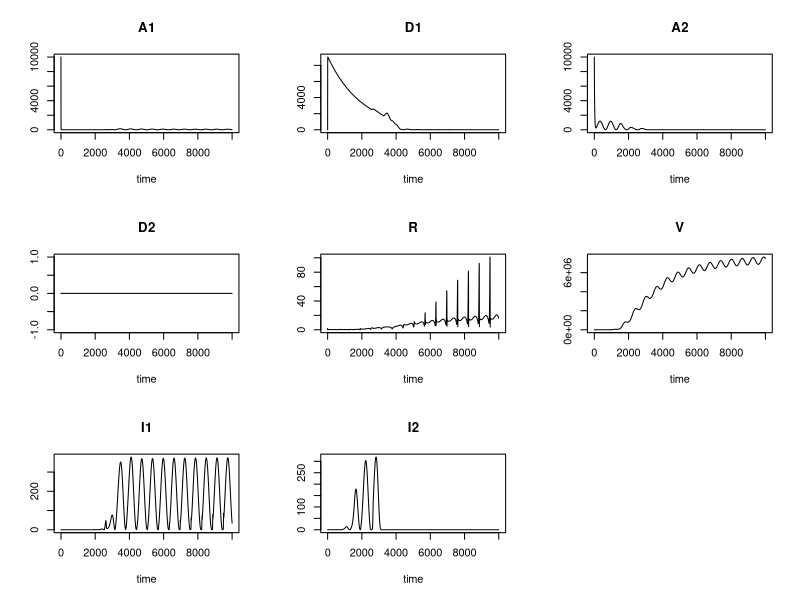
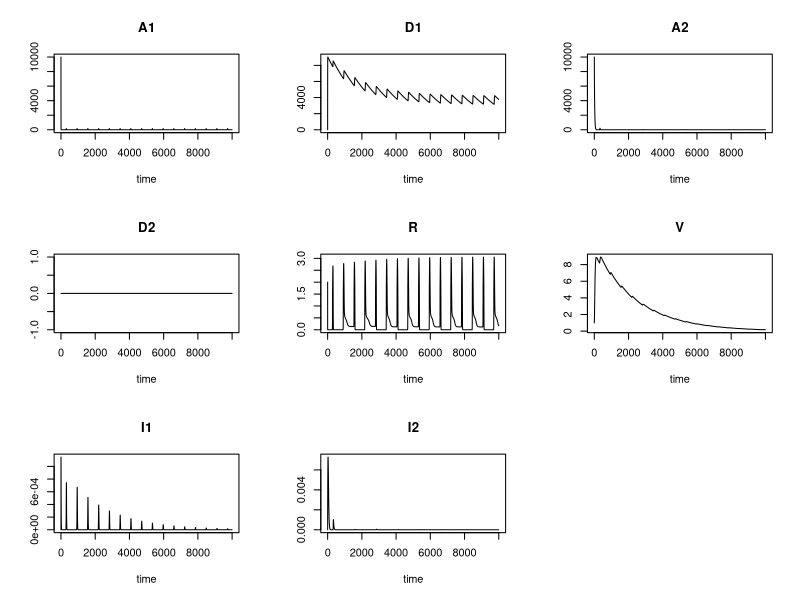
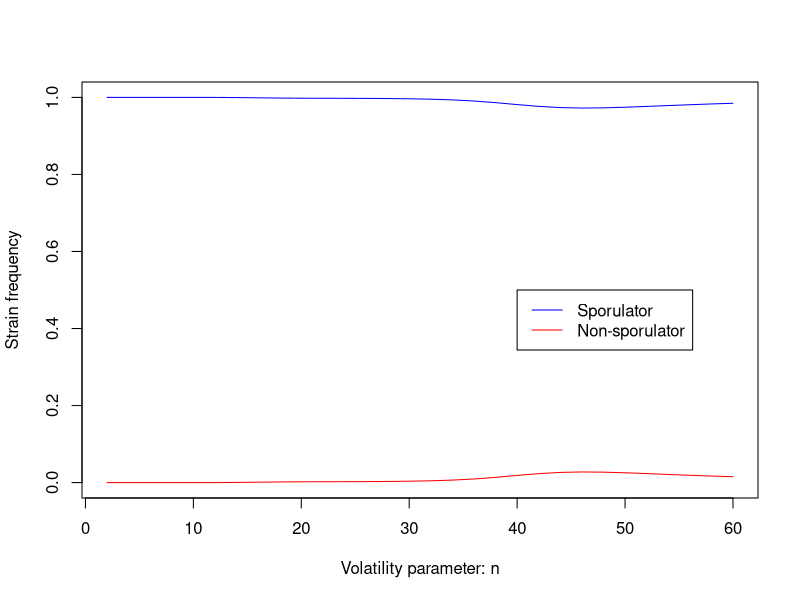

Recreate these plots in R, in order. (Note: this script raises an error after producing the figures.)
#Clear environment
rm(list=ls())
#Necessary libraries
library(deSolve)

#function for determining y-axis upper limit when plotting abundance
roundUp <- function(x) 10^ceiling(log10(x))

#Define dormancy and competition model. The differential equation is a function
#of time, a vector of state variables (y), and parameters
DormPhage = function(t,y,params){
  #Tell R what the 5 state variables are.
  A1 = y[1]; D1 = y[2]; A2 = y[3]; D2 = y[4]; R = y[5]; V = y[6]; I1 = y[7]; I2 = y[8];
  with(
    as.list(params),
    {
      #Define the equation governing the rate of change of each state variable
      dA1 = e*cmax*A1*R/(R+h)-rad1*(1-R^w/(R^w+K1^w))*A1+rda1*R^w/(R^w+K1^w)*D1-mA*A1 - phi*A1*V
      dD1 = rad1*(1-R^w/(R^w+K1^w))*A1-rda1*R^w/(R^w+K1^w)*D1-mD*D1
      dA2 = e*cmax*A2*R/(R+h)-rad2*(1-R^w/(R^w+K2^w))*A2+rda2*R^w/(R^w+K2^w)*D2-mA*A2 - phi*A2*V
      dD2 = rad2*(1-R^w/(R^w+K2^w))*A2-rda2*R^w/(R^w+K2^w)*D2-mD*D2
      
      #Resource influx oscillates through time. A peak in resource influx occurs 
      #every few hundred time units
      dR = Rmax*sin(t/200)^n-cmax*A1*R/(R+h)-cmax*A2*R/(R+h)
      
      # Phage attacks active cells
      dV = beta*eta*(I1 + I2) - phi*(A1+A2)*V - mV*V
      
      # infections
      dI1 <- phi*A1*V - eta*I1 - mA*I1
      dI2 <- phi*A2*V - eta*I2 - mA*I2
      
      # combine results
      res = c(dA1,dD1,dA2,dD2,dR,dV,dI1,dI2)
      list(res)
    }
  )
}

#Explanation of parameters and values used

#Efficiency of converting resources to bacteria
e = 1

#Maximum consumption rate of resources by bacteria
cmax = 1

#Half-saturation constant of resource uptake by bacteria
h = 5

#Maximum rate at which active bacteria of strain i transition to dormancy.
#Strain w does not exhibit dormancy under these parameters.
rad1 = 0.5
rad2 = 0

#Maximum rate at which dormant bacteria of strain i resuscitate
rda1 = 0.1
rda2 = 0

#Steepness of transition rate's dependence on resources
w = 5

#Half-saturation constant for transition from active to dormant 
#or vice versa for genotype i
K1 = 5
K2 = 5 


#Background mortality rate of active bacteria or dormant bacteria
mA = 0.05
mD = 0.0005

#Maximum rate of inflow of resources
Rmax = 60


#This parameter determines the sharpness of resources influx peaks. This parameter
#should be even so that sin(t/200)^n is always non-negative and thus resource influx
#is never negative.
n = 4

# Phage parameters
phi = 1e-7 # adsorption rate
eta = 0.1 # latency
beta = 200 # burst size
mV = 0.0005 # phage mortality

#Define a vector of time values over which to simulate
times=seq(from=0,to=10000,by=1)


#Simulate the model. These simulations took about 6 minutes on my computer
DormPhage_output1=ode(c(A1=1e4,D1=1,A2=1e4,D2=0,R=2,V=1,I1=0,I2=0),times,DormPhage,
                 c(e,cmax,h,rad1,rad2,rda1,rda2,w,K1,K2,mA,mD,mV,Rmax,phi,eta,beta,n=2),
                 method="lsoda")
plot(DormPhage_output1)

DormPhage_output2=ode(c(A1=1e4,D1=1,A2=1e4,D2=0,R=2,V=1,I1=0,I2=0),times,DormPhage,
                 c(e,cmax,h,rad1,rad2,rda1,rda2,w,K1,K2,mA,mD,mV,Rmax,phi,eta,beta,n=500),
                 method="lsoda")
plot(DormPhage_output2)

#These two plots above show that the non-sporulating strain wins competition when
#n=2 while the sporulating strain wins competition when n=500

#Here I create a simulation-bifurcation diagram of the system by repeatedly 
#simulating with different n values

#Create array to hold results
DormPhage_output_bifurcation=array(NA,dim=c(length(times),9,30))

#Populate each layer of the array with the results of a single simulation
for(i in 1:30){
  DormPhage_output_bifurcation[,,i]=ode(c(A1=1e4,D1=1,A2=1e4,D2=0,R=2,V=1,I1=0,I2=0),times,DormPhage,
                                   c(e,cmax,h,rad1,rad2,rda1,rda2,w,K1,K2,mA,mD,mV,Rmax,phi,eta,beta,n=2*i),
                                   method="lsoda")
}

#Calculate the frequency of each genotype averaged over the last 1000 time units (10%) 
#for a given simulation
Frequency1=array(NA,dim=c(30))
Frequency2=array(NA,dim=c(30))
for(i in 1:30){
  Frequency1[i]=mean((DormPhage_output_bifurcation[9000:10000,2,i]+DormPhage_output_bifurcation[9000:10000,3,i])/(DormPhage_output_bifurcation[9000:10000,2,i]+DormPhage_output_bifurcation[9000:10000,3,i]+DormPhage_output_bifurcation[9000:10000,4,i]+DormPhage_output_bifurcation[9000:10000,5,i]))
  Frequency2[i]=mean((DormPhage_output_bifurcation[9000:10000,4,i]+DormPhage_output_bifurcation[9000:10000,5,i])/(DormPhage_output_bifurcation[9000:10000,2,i]+DormPhage_output_bifurcation[9000:10000,3,i]+DormPhage_output_bifurcation[9000:10000,4,i]+DormPhage_output_bifurcation[9000:10000,5,i]))
}

phage=array(NA,dim=c(30))
for(i in 1:30){
  phage[i]=mean((DormPhage_output_bifurcation[9000:10000,7,i]))
}

#Plot the n parameter vs strain frequency
par(mfrow=c(1,1))
plot(2*seq(1,30,1),Frequency1,type="l",col="blue",xlab="Volatility parameter: n",ylab="Strain frequency",ylim=c(0,1))
points(2*seq(1,30,1),Frequency2,type="l",col="red")
legend(40,.5,col=c("blue","red"),lty=1,legend=c("Sporulator","Non-sporulator"))


#Save plot as a pdf
pdf('figures/Sporulation_Competition_Phage.pdf', width = 6, height = 6, bg = "white")
plot(2*seq(1,30,1), Frequency1, type="l", col="blue", lwd = 2,
     xlab="Volatility parameter: n",
     ylab="Strain frequency",
     ylim=c(0,1))
points(2*seq(1,30,1), Frequency2, type="l", col="red", lwd = 2)
legend(35,.5, col=c("blue","red"), lty=1, lwd = c(2,2),
       legend=c("Sporulator","Non-sporulator"), bty = "n")
dev.off()


#####
#bifurcation of phage params
# Phage parameters
phi = 1e-7 # adsorption rate
eta = 0.1 # latency
beta = 200 # burst size
mV = 0.0005 # phage mortality

# bifurcate over values stored in X.bif vector which is n.bif long

# #Burst size
# param.bif <- "burst_size"
# x.bif <- seq (0,400, by=40)
# x.bif[1]<-10

# #adsorption rate
# param.bif <- "adsorption_rate"
# x.bif <- 10^-(c(1:10))
# ### requires adding log="x" to both plots below

# #latency
# param.bif <- "latency"
# x.bif <- seq (0,1, by=0.1)

#phage mortality
param.bif <- "phage_mortality"
x.bif <- 10^-(c(1:10))
### requires adding log="x" to both plots below


n.bif <- length(x.bif)
#Create array to hold results
DormPhage_output_bifurcation=array(NA,dim=c(length(times),9,n.bif))

#Populate each layer of the array with the results of a single simulation
    ##make sure to assign x.bif[i] to parameter of interest##
for(i in 1:n.bif){
  DormPhage_output_bifurcation[,,i]=ode(c(A1=1e4,D1=1,A2=1e4,D2=0,R=2,V=1,I1=0,I2=0),times,DormPhage,
                                        c(e,cmax,h,rad1,rad2,rda1,rda2,w,K1,K2,mA,mD,mV= x.bif[i],Rmax,phi,eta,beta,n),
                                        method="lsoda")
}

#Calculate the frequency of each genotype averaged over the last 1000 time units (10%) 
#for a given simulation
Frequency1=array(NA,dim=c(n.bif))
Frequency2=array(NA,dim=c(n.bif))
Abundance1A=array(NA,dim=c(n.bif)) #active sporulators
Abundance1D=array(NA,dim=c(n.bif)) #dormant sporulators
Abundance1I=array(NA,dim=c(n.bif)) #infected sporulators
Abundance2A=array(NA,dim=c(n.bif)) #active non-sporulators
Abundance2I=array(NA,dim=c(n.bif)) #infected non-sporulators
phage=array(NA,dim=c(n.bif))

for(i in 1:n.bif){
  Frequency1[i]=mean((DormPhage_output_bifurcation[9000:10000,2,i]+DormPhage_output_bifurcation[9000:10000,3,i])/(DormPhage_output_bifurcation[9000:10000,2,i]+DormPhage_output_bifurcation[9000:10000,3,i]+DormPhage_output_bifurcation[9000:10000,4,i]+DormPhage_output_bifurcation[9000:10000,5,i]))
  Frequency2[i]=mean((DormPhage_output_bifurcation[9000:10000,4,i]+DormPhage_output_bifurcation[9000:10000,5,i])/(DormPhage_output_bifurcation[9000:10000,2,i]+DormPhage_output_bifurcation[9000:10000,3,i]+DormPhage_output_bifurcation[9000:10000,4,i]+DormPhage_output_bifurcation[9000:10000,5,i]))
  Abundance1A[i]=mean ((DormPhage_output_bifurcation[9000:10000,2,i]))
  Abundance1D[i]=mean ((DormPhage_output_bifurcation[9000:10000,3,i]))
  Abundance1I[i]=mean ((DormPhage_output_bifurcation[9000:10000,8,i]))
  Abundance2A[i]=mean ((DormPhage_output_bifurcation[9000:10000,4,i]))
  Abundance2I[i]=mean ((DormPhage_output_bifurcation[9000:10000,9,i]))
  phage[i]=mean((DormPhage_output_bifurcation[9000:10000,7,i]))
}



#Plot the parameter vs strain frequency
pdf (paste ("figures/",param.bif,"_bifurcation.pdf", sep=""), paper = "US")
par(mfrow=c(2,1))
plot(x.bif,Frequency1,type="l",col="blue",xlab=param.bif,ylab="Strain frequency",ylim=c(0,1))
points(x.bif,Frequency2,type="l",col="red")
legend(x.bif[ceiling(n.bif/2)],0.7,col=c("blue","red", "green", "black", "black", "black"),lty=c(1,1,1,1,3,5),legend=c("Sporulator","Non-sporulator", "phage", "active","spore", "infected"), ncol=2)
# legend(x.bif[n.bif-2],.5,col=c("blue","red"),lty=1,legend=c("Sporulator","Non-sporulator"))

#Plot the parameter vs abundances
#determine upper limit to contain all plottes data
ymax <- roundUp(max (c(Abundance1A,Abundance1D,Abundance1I, Abundance2A, Abundance2I, phage), na.rm =T))

plot(x.bif,log10(Abundance1A),type="l",col="blue", ylim = c(0,log10(ymax)), xlab=param.bif,ylab="abundnce(log)")
points(x.bif,log10(Abundance1D),type="l",col="blue", lty=3)
points(x.bif,log10(Abundance1I),type="l",col="blue", lty=5)
points(x.bif,log10(Abundance2A),type="l",col="red", lty=1)
points(x.bif,log10(Abundance2I),type="l",col="red", lty=5)
points(x.bif,log10(phage),type="l",col="green", lty=1)
# legend(x.bif[n.bif*.7],log10(ymax)*.7,col=c("blue","red", "green", "black", "black", "black"),lty=c(1,1,1,1,3,5),legend=c("Sporulator","Non-sporulator", "phage", "active","spore", "infected"), ncol=2)

dev.off()
#####
